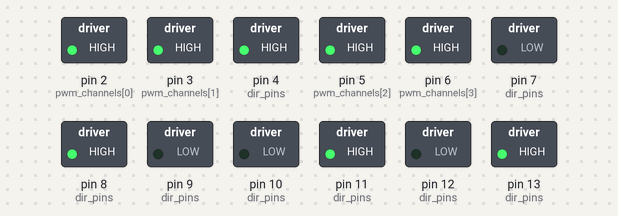
Bench run of a sketch on a simulated Arduino Uno, built with avr-gcc and run on an emulated ATmega328P. On the bench: switched loads named in the sketch (green lamp = pin HIGH). What the sketch prints to the serial monitor is not drawn.

Above: at 0.1 s.
At 4.1 s:
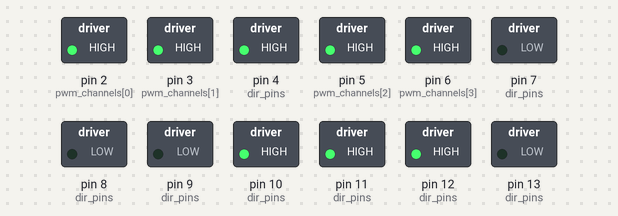
At 8.1 s:
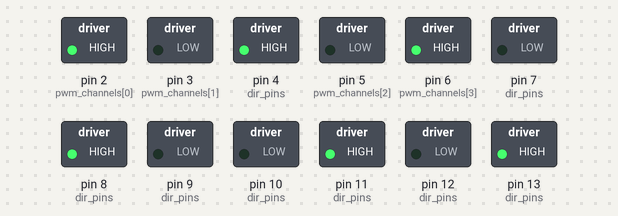
At 16.1 s:
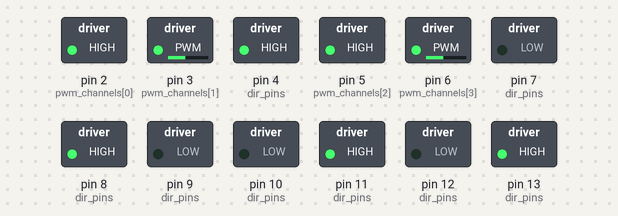
At 28.1 s:
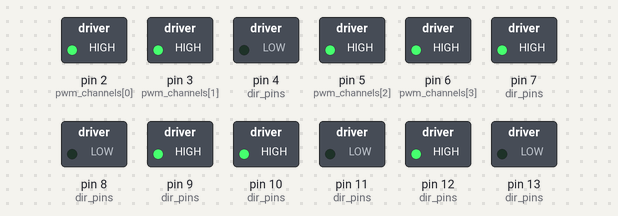
At 38.1 s:
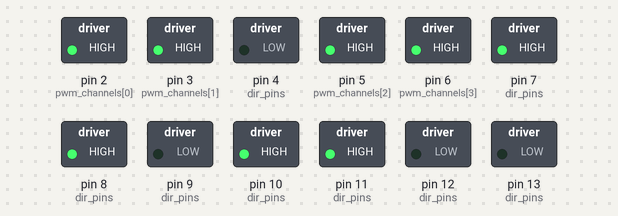
Timing chart, 0 to 39.6 s (numbered marks = the images above):
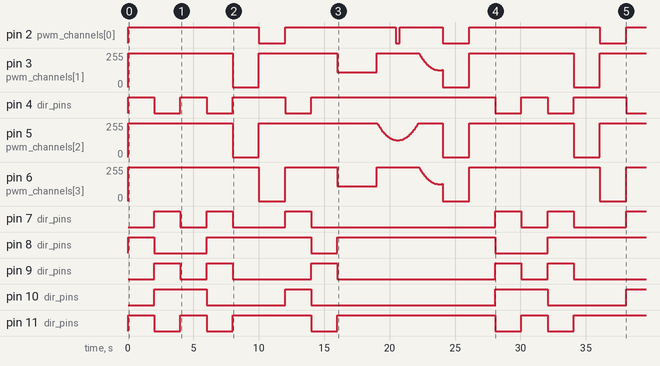

Measured:
- by itself, pin 2 (pwm_channels[0]): LOW → HIGH at 0.01 s, → LOW 10.0 s later, → HIGH 2.0 s later, → LOW 8.5 s later, … (9 changes in this stretch)
- by itself, pin 4 (dir_pins): HIGH → LOW at 2.0 s, → HIGH 2.0 s later, → LOW 2.0 s later, → HIGH 2.0 s later, … (11 changes in this stretch)
- by itself, pin 7 (dir_pins): LOW → HIGH at 2.0 s, → LOW 2.0 s later, → HIGH 2.0 s later, → LOW 2.0 s later, … (11 changes in this stretch)
- by itself, pin 8 (dir_pins): goes LOW 4.0 s, HIGH 8.0 s, LOW 2.0 s, HIGH 12.1 s, LOW 4.0 s, then HIGH
- by itself, pin 9 (dir_pins): LOW → HIGH at 2.0 s, → LOW 2.0 s later, → HIGH 2.0 s later, → LOW 2.0 s later, … (10 changes in this stretch)
- by itself, pin 10 (dir_pins): goes HIGH 4.0 s, LOW 6.0 s, HIGH 2.0 s, LOW 14.1 s, HIGH 4.0 s, LOW 6.0 s, then HIGH
- by itself, pin 11 (dir_pins): HIGH → LOW at 2.0 s, → HIGH 2.0 s later, → LOW 2.0 s later, → HIGH 2.0 s later, … (10 changes in this stretch)
- by itself, pin 12 (dir_pins): goes HIGH 4.0 s, LOW 8.0 s, HIGH 2.0 s, LOW 12.1 s, HIGH 4.0 s, then LOW

The sketch:

MecarWong.ino
```cpp
#include "Movement.h"

void setup() {
  // 初始化串口通信，用于调试输出
  Serial.begin(115200);
  Serial.println("麦克纳姆轮小车启动");

  // 初始化小车
  init();
}

void loop() {
  // 演示各种动作

  // 基本动作演示
  Serial.println("演示：前进");
  move_forward(0.7);
  delay(2000);

  Serial.println("演示：后退");
  move_backward(0.7);
  delay(2000);

  Serial.println("演示：向左平移");
  move_left(0.7);
  delay(2000);

  Serial.println("演示：向右平移");
  move_right(0.7);
  delay(2000);

  // 对角线动作演示
  Serial.println("演示：左前方移动");
  move_forward_left(0.7);
  delay(2000);

  Serial.println("演示：右前方移动");
  move_forward_right(0.7);
  delay(2000);

  // 旋转动作演示
  Serial.println("演示：原地逆时针旋转");
  rotate_counterclockwise(0.7);
  delay(2000);

  Serial.println("演示：原地顺时针旋转");
  rotate_clockwise(0.7);
  delay(2000);

  // 复杂动作演示
  Serial.println("演示：顺时针画圈");
  circle_clockwise(0.7, 0.5);
  delay(3000);

  Serial.println("演示：S形路径");
  for (int i = 0; i < 100; i++) {
    move_s_path(0.5, 0.7);
    delay(50);  // 每50ms更新一次
  }

  // 停止
  Serial.println("演示：停止");
  stop();
  delay(2000);
}
```

Movement.cpp
```cpp
#include "Movement.h"
#include <Arduino.h>
#include <math.h>

#define PWM_FREQ 20000   /* 20 kHz 减噪音 */
#define PWM_MAX_VALUE 255  /* Arduino PWM范围是0-255 */

/* PWM引脚定义 */
static const int pwm_channels[4] = { 2, 3, 5, 6 }; /* 对应Arduino的PWM引脚 */

/* 方向引脚定义 */
static const int dir_pins[4][2] = {
    {4, 7},    /* 电机0的方向引脚 */
    {8, 12},   /* 电机1的方向引脚 */
    {13, 10},  /* 电机2的方向引脚 */
    {11, 9}    /* 电机3的方向引脚 */
};

/* 麦克纳姆轮参数 */
static const float WHEEL_RADIUS = 0.05;  /* 轮子半径，单位米 */
static const float CAR_LENGTH = 0.12;    /* 小车长度，单位米 */
static const float CAR_WIDTH = 0.12;     /* 小车宽度，单位米 */

/**
 * @brief 设置单个电机的速度和方向
 *
 * @param idx 电机索引（0-3）
 * @param duty 占空比（0.0-1.0）
 * @param dir 方向（true=正向，false=反向）
 */
static void set_motor(int idx, float duty, bool dir)
{
    int pwm = pwm_channels[idx];
    int pwm_value = (int)(duty * PWM_MAX_VALUE);

    /* 限制PWM值在0-255范围内 */
    if (pwm_value < 0) pwm_value = 0;
    if (pwm_value > PWM_MAX_VALUE) pwm_value = PWM_MAX_VALUE;

    /* 设置PWM输出 */
    analogWrite(pwm, pwm_value);

    /* 设置方向引脚 */
    digitalWrite(dir_pins[idx][0], dir ? HIGH : LOW);
    digitalWrite(dir_pins[idx][1], dir ? LOW : HIGH);
}

/**
 * @brief 麦克纳姆轮运动学控制
 *
 * @param vx X方向速度（前后方向）
 * @param vy Y方向速度（左右方向）
 * @param omega 旋转角速度
 */
static void drive(float vx, float vy, float omega)
{
    float w[4];
    w[0] = (vx - vy - (CAR_LENGTH + CAR_WIDTH) * omega) / WHEEL_RADIUS;
    w[1] = (vx + vy + (CAR_LENGTH + CAR_WIDTH) * omega) / WHEEL_RADIUS;
    w[2] = (vx + vy - (CAR_LENGTH + CAR_WIDTH) * omega) / WHEEL_RADIUS;
    w[3] = (vx - vy + (CAR_LENGTH + CAR_WIDTH) * omega) / WHEEL_RADIUS;

    /* 归一化处理，确保所有速度在-1到1范围内 */
    float maxw = 0;
    for (int i = 0; i < 4; i++) {
        if (fabs(w[i]) > maxw) {
            maxw = fabs(w[i]);
        }
    }

    if (maxw > 1.0f) {
        for (int i = 0; i < 4; i++) {
            w[i] /= maxw;
        }
    }

    /* 设置每个电机的速度和方向 */
    for (int i = 0; i < 4; i++) {
        set_motor(i, fabs(w[i]), w[i] >= 0);
    }
}

void init()
{
    Serial.begin(115200);
    Serial.println("Initializing Mecanum RoboCar");

    /* 配置所有方向引脚为输出 */
    for (int i = 0; i < 4; i++) {
        pinMode(dir_pins[i][0], OUTPUT);
        pinMode(dir_pins[i][1], OUTPUT);
        pinMode(pwm_channels[i], OUTPUT);
    }

    /* 初始化时停止所有电机 */
    stop();

    Serial.println("Mecanum RoboCar initialized successfully");
}

void move_forward(float speed)
{
    if (speed < 0.0f) speed = 0.0f;
    if (speed > 1.0f) speed = 1.0f;

    drive(speed, 0.0f, 0.0f);
}

void move_backward(float speed)
{
    if (speed < 0.0f) speed = 0.0f;
    if (speed > 1.0f) speed = 1.0f;

    drive(-speed, 0.0f, 0.0f);
}

void move_left(float speed)
{
    if (speed < 0.0f) speed = 0.0f;
    if (speed > 1.0f) speed = 1.0f;

    drive(0.0f, -speed, 0.0f);
}

void move_right(float speed)
{
    if (speed < 0.0f) speed = 0.0f;
    if (speed > 1.0f) speed = 1.0f;

    drive(0.0f, speed, 0.0f);
}

void move_forward_left(float speed)
{
    if (speed < 0.0f) speed = 0.0f;
    if (speed > 1.0f) speed = 1.0f;

    float component = speed / sqrt(2.0f);  /* 对角线分量 */
    drive(component, -component, 0.0f);
}

void move_forward_right(float speed)
{
    if (speed < 0.0f) speed = 0.0f;
    if (speed > 1.0f) speed = 1.0f;

    float component = speed / sqrt(2.0f);  /* 对角线分量 */
    drive(component, component, 0.0f);
}

void move_backward_left(float speed)
{
    if (speed < 0.0f) speed = 0.0f;
    if (speed > 1.0f) speed = 1.0f;

    float component = speed / sqrt(2.0f);  /* 对角线分量 */
    drive(-component, -component, 0.0f);
}

void move_backward_right(float speed)
{
    if (speed < 0.0f) speed = 0.0f;
    if (speed > 1.0f) speed = 1.0f;

    float component = speed / sqrt(2.0f);  /* 对角线分量 */
    drive(-component, component, 0.0f);
}

void rotate_clockwise(float speed)
{
    if (speed < 0.0f) speed = 0.0f;
    if (speed > 1.0f) speed = 1.0f;

    drive(0.0f, 0.0f, -speed);
}

void rotate_counterclockwise(float speed)
{
    if (speed < 0.0f) speed = 0.0f;
    if (speed > 1.0f) speed = 1.0f;

    drive(0.0f, 0.0f, speed);
}

void circle_clockwise(float speed, float radius)
{
    if (speed < 0.0f) speed = 0.0f;
    if (speed > 1.0f) speed = 1.0f;

    /* 圆周运动需要线速度和角速度的组合 */
    float linear_speed = speed;
    float angular_speed = speed / (radius + 0.1f);  /* 防止除零 */

    drive(linear_speed, 0.0f, -angular_speed);
}

void circle_counterclockwise(float speed, float radius)
{
    if (speed < 0.0f) speed = 0.0f;
    if (speed > 1.0f) speed = 1.0f;

    /* 圆周运动需要线速度和角速度的组合 */
    float linear_speed = speed;
    float angular_speed = speed / (radius + 0.1f);  /* 防止除零 */

    drive(linear_speed, 0.0f, angular_speed);
}

void move_s_path(float speed, float amplitude)
{
    if (speed < 0.0f) speed = 0.0f;
    if (speed > 1.0f) speed = 1.0f;

    /* S形路径可以通过动态调整角速度实现 */
    /* 这里使用简化实现，实际应用中可能需要更复杂的轨迹规划 */
    static float phase = 0.0f;
    float omega = amplitude * sin(phase);

    phase += 0.05f;
    if (phase > 2 * PI) {
        phase -= 2 * PI;
    }

    drive(speed, 0.0f, omega);
}

void stop()
{
    drive(0.0f, 0.0f, 0.0f);
}

void custom_move(float vx, float vy, float omega)
{
    /* 限制输入范围在-1到1之间 */
    if (vx < -1.0f) vx = -1.0f;
    if (vx > 1.0f) vx = 1.0f;

    if (vy < -1.0f) vy = -1.0f;
    if (vy > 1.0f) vy = 1.0f;

    if (omega < -1.0f) omega = -1.0f;
    if (omega > 1.0f) omega = 1.0f;

    drive(vx, vy, omega);
}
```

Movement.h
```cpp
#ifndef MOVEMENT_H
#define MOVEMENT_H

/**
 * @brief 初始化麦克纳姆轮小车
 *
 * 配置所有必要的GPIO和PWM引脚
 */
void init();

/**
 * @brief 控制小车前进
 *
 * @param speed 速度值，范围0.0-1.0
 */
void move_forward(float speed);

/**
 * @brief 控制小车后退
 *
 * @param speed 速度值，范围0.0-1.0
 */
void move_backward(float speed);

/**
 * @brief 控制小车向左平移
 *
 * @param speed 速度值，范围0.0-1.0
 */
void move_left(float speed);

/**
 * @brief 控制小车向右平移
 *
 * @param speed 速度值，范围0.0-1.0
 */
void move_right(float speed);

/**
 * @brief 控制小车左前方移动（对角线移动）
 *
 * @param speed 速度值，范围0.0-1.0
 */
void move_forward_left(float speed);

/**
 * @brief 控制小车右前方移动（对角线移动）
 *
 * @param speed 速度值，范围0.0-1.0
 */
void move_forward_right(float speed);

/**
 * @brief 控制小车左后方移动（对角线移动）
 *
 * @param speed 速度值，范围0.0-1.0
 */
void move_backward_left(float speed);

/**
 * @brief 控制小车右后方移动（对角线移动）
 *
 * @param speed 速度值，范围0.0-1.0
 */
void move_backward_right(float speed);

/**
 * @brief 控制小车原地顺时针旋转
 *
 * @param speed 速度值，范围0.0-1.0
 */
void rotate_clockwise(float speed);

/**
 * @brief 控制小车原地逆时针旋转
 *
 * @param speed 速度值，范围0.0-1.0
 */
void rotate_counterclockwise(float speed);

/**
 * @brief 控制小车顺时针画圈
 *
 * @param speed 速度值，范围0.0-1.0
 * @param radius 圆的半径，值越大，圆越大
 */
void circle_clockwise(float speed, float radius);

/**
 * @brief 控制小车逆时针画圈
 *
 * @param speed 速度值，范围0.0-1.0
 * @param radius 圆的半径，值越大，圆越大
 */
void circle_counterclockwise(float speed, float radius);

/**
 * @brief 控制小车沿S形路径移动
 *
 * @param speed 速度值，范围0.0-1.0
 * @param amplitude S形的振幅
 */
void move_s_path(float speed, float amplitude);

/**
 * @brief 立即停止小车所有动作
 */
void stop();

/**
 * @brief 自定义小车运动
 *
 * @param vx X方向速度，前为正，后为负，范围-1.0到1.0
 * @param vy Y方向速度，左为负，右为正，范围-1.0到1.0
 * @param omega 旋转速度，逆时针为正，顺时针为负，范围-1.0到1.0
 */
void custom_move(float vx, float vy, float omega);

#endif /* MOVEMENT_H */
```
